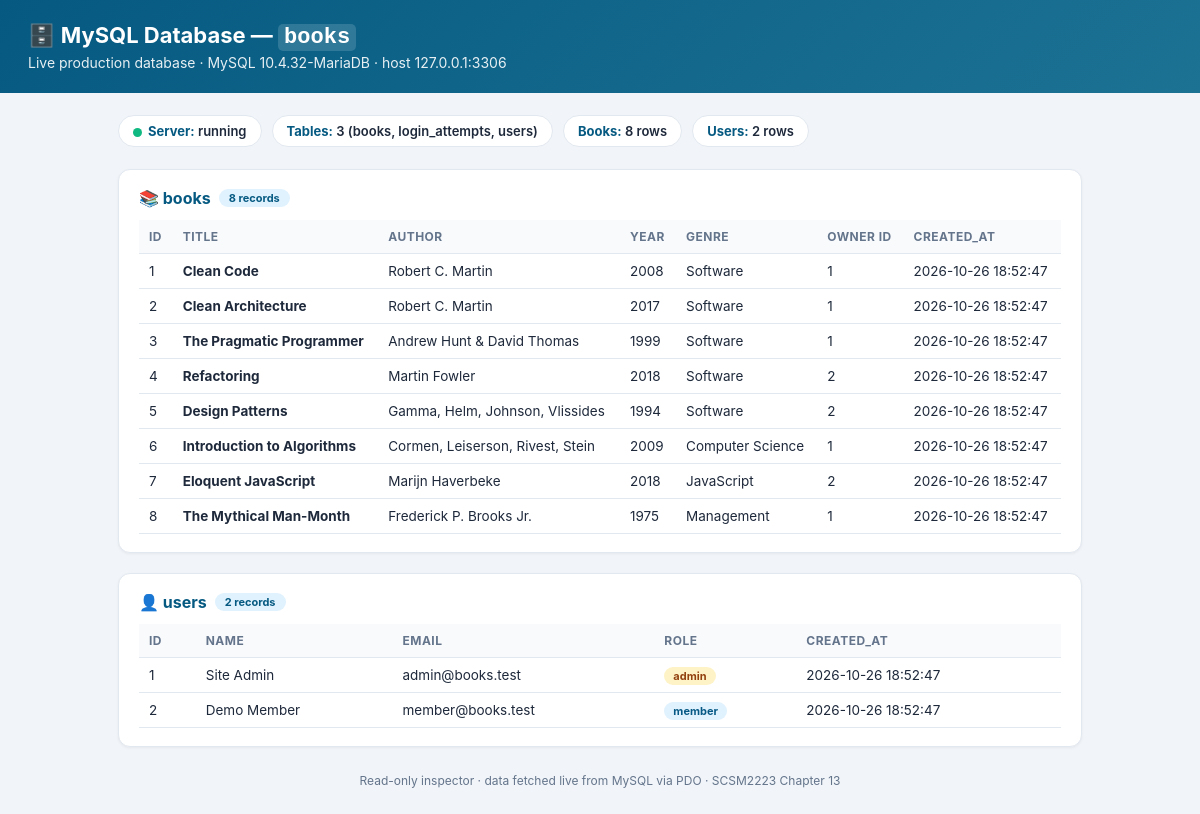
Page /dbview.php on the committed database.
### tables this page shows
CREATE TABLE `books` (
    `id`         INT UNSIGNED NOT NULL AUTO_INCREMENT,
    `title`      VARCHAR(200) NOT NULL,
    `author`     VARCHAR(120) NOT NULL,
    `year`       SMALLINT NOT NULL,
    `genre`      VARCHAR(80) DEFAULT NULL,
    `created_by` INT UNSIGNED DEFAULT NULL,
    `created_at` DATETIME NOT NULL DEFAULT CURRENT_TIMESTAMP,
    `updated_at` DATETIME DEFAULT NULL,
    PRIMARY KEY (`id`),
    KEY `idx_books_title`  (`title`),
    KEY `idx_books_author` (`author`),
    KEY `idx_books_owner`  (`created_by`),
    CONSTRAINT `fk_books_user`
        FOREIGN KEY (`created_by`) REFERENCES `users` (`id`)
        ON DELETE SET NULL ON UPDATE CASCADE
);

CREATE TABLE `users` (
    `id`            INT UNSIGNED NOT NULL AUTO_INCREMENT,
    `name`          VARCHAR(100) NOT NULL,
    `email`         VARCHAR(190) NOT NULL,
    `password_hash` VARCHAR(255) NOT NULL,
    `role`          ENUM('admin','member') NOT NULL DEFAULT 'member',
    `created_at`    DATETIME NOT NULL DEFAULT CURRENT_TIMESTAMP,
    PRIMARY KEY (`id`),
    UNIQUE KEY `uq_users_email` (`email`)
);

### public/dbview.php (the view, shortened to what this page needs)
<?php
$host = '127.0.0.1';
$port = '3306';
$db   = 'books';
try {
    $pdo = new PDO("mysql:host={$host};port={$port};dbname={$db};charset=utf8mb4", 'root', '', [
        PDO::ATTR_ERRMODE => PDO::ERRMODE_EXCEPTION,
        PDO::ATTR_DEFAULT_FETCH_MODE => PDO::FETCH_ASSOC,
    ]);
    $tables = $pdo->query('SHOW TABLES')->fetchAll(PDO::FETCH_COLUMN);
    $books  = $pdo->query('SELECT id, title, author, year, genre, created_by, created_at FROM books ORDER BY id')->fetchAll();
    $users  = $pdo->query('SELECT id, name, email, role, created_at FROM users ORDER BY id')->fetchAll();
    $serverVersion = $pdo->getAttribute(PDO::ATTR_SERVER_VERSION);
} catch (Throwable $e) {
    http_response_code(500);
    exit('DB error: ' . htmlspecialchars($e->getMessage()));
}
function h($v): string { return htmlspecialchars((string)$v, ENT_QUOTES); }
?>
<!doctype html>
<html lang="en">
<head>
</head>
<body>
<header>
  <h1>🗄️ MySQL Database — <code style="color:#fff;background:rgba(255,255,255,.15)">books</code></h1>
  <div class="sub">Live production database · MySQL <?= h($serverVersion) ?> · host 127.0.0.1:3306</div>
</header>
<div class="wrap">
  <div class="badges">
    <span class="badge"><span class="dot"></span><b>Server:</b> running</span>
    <span class="badge"><b>Tables:</b> <?= count($tables) ?> (<?= h(implode(', ', $tables)) ?>)</span>
    <span class="badge"><b>Books:</b> <?= count($books) ?> rows</span>
    <span class="badge"><b>Users:</b> <?= count($users) ?> rows</span>
  </div>
  <div class="card">
    <h2>📚 books <span class="pill"><?= count($books) ?> records</span></h2>
    <table>
      <tr><th>id</th><th>title</th><th>author</th><th>year</th><th>genre</th><th>owner&nbsp;id</th><th>created_at</th></tr>
      <?php foreach ($books as $b): ?>
      <tr>
        <td><?= h($b['id']) ?></td>
        <td><strong><?= h($b['title']) ?></strong></td>
        <td><?= h($b['author']) ?></td>
        <td><?= h($b['year']) ?></td>
        <td><?= h($b['genre']) ?></td>
        <td><?= h($b['created_by']) ?></td>
        <td><?= h($b['created_at']) ?></td>
      </tr>
      <?php endforeach; ?>
    </table>
  </div>
  <div class="card">
    <h2>👤 users <span class="pill"><?= count($users) ?> records</span></h2>
    <table>
      <tr><th>id</th><th>name</th><th>email</th><th>role</th><th>created_at</th></tr>
      <?php foreach ($users as $u): ?>
      <tr>
        <td><?= h($u['id']) ?></td>
        <td><?= h($u['name']) ?></td>
        <td><?= h($u['email']) ?></td>
        <td><span class="tag <?= $u['role']==='admin'?'admin':'member' ?>"><?= h($u['role']) ?></span></td>
        <td><?= h($u['created_at']) ?></td>
      </tr>
      <?php endforeach; ?>
    </table>
  </div>
  <footer>Read-only inspector · data fetched live from MySQL via PDO · SCSM2223 Chapter 13</footer>
</div>
</body>
</html>

### public/dbview.php (style rules this page uses)
:root { --p:#065A82;--s:#1C7293;--bg:#0f172a;--card:#fff;--line:#e2e8f0;--muted:#64748b;--ok:#10B981; }
* { box-sizing:border-box }
body { margin:0;font-family:-apple-system,BlinkMacSystemFont,"Segoe UI",Roboto,sans-serif;background:#f1f5f9;color:#1e293b }
header { background:linear-gradient(135deg,var(--p),var(--s));color:#fff;padding:22px 28px }
header h1 { margin:0 0 4px;font-size:22px }
header .sub { opacity:.9;font-size:14px }
.wrap { max-width:1000px;margin:22px auto;padding:0 18px }
.badges { display:flex;gap:10px;flex-wrap:wrap;margin:14px 0 22px }
.badge { background:#fff;border:1px solid var(--line);border-radius:999px;padding:7px 14px;font-size:13px;font-weight:600 }
.badge b { color:var(--p) }
.dot { display:inline-block;width:9px;height:9px;border-radius:50%;background:var(--ok);margin-right:6px;vertical-align:middle }
.card { background:#fff;border:1px solid var(--line);border-radius:12px;padding:18px 20px;margin-bottom:20px;box-shadow:0 1px 3px rgba(0,0,0,.05) }
.card h2 { margin:0 0 12px;font-size:16px;color:var(--p);display:flex;align-items:center;gap:8px }
.pill { font-size:11px;background:#e0f2fe;color:var(--p);border-radius:999px;padding:2px 10px;font-weight:700 }
table { width:100%;border-collapse:collapse;font-size:13.5px }
th,td { text-align:left;padding:9px 10px;border-bottom:1px solid var(--line) }
th { background:#f8fafc;color:var(--muted);font-size:12px;text-transform:uppercase;letter-spacing:.04em }
.tag { font-size:11px;border-radius:999px;padding:2px 9px;font-weight:700 }
.admin { background:#fef3c7;color:#92400e }
.member { background:#e0f2fe;color:#075985 }
code { background:#f1f5f9;padding:1px 6px;border-radius:5px }
footer { color:var(--muted);font-size:12px;text-align:center;margin:26px 0 }

### rows in the picture
books: id "1", title "Clean Code", author "Robert C. Martin", year "2008", genre "Software", created_by "1", created_at "2026-10-26 18:52:47"
books: id "2", title "Clean Architecture", author "Robert C. Martin", year "2017", genre "Software", created_by "1", created_at "2026-10-26 18:52:47"
books: id "3", title "The Pragmatic Programmer", author "Andrew Hunt & David Thomas", year "1999", genre "Software", created_by "1", created_at "2026-10-26 18:52:47"
books: id "4", title "Refactoring", author "Martin Fowler", year "2018", genre "Software", created_by "2", created_at "2026-10-26 18:52:47"
books: id "5", title "Design Patterns", author "Gamma, Helm, Johnson, Vlissides", year "1994", genre "Software", created_by "2", created_at "2026-10-26 18:52:47"
books: id "6", title "Introduction to Algorithms", author "Cormen, Leiserson, Rivest, Stein", year "2009", genre "Computer Science", created_by "1", created_at "2026-10-26 18:52:47"
books: id "7", title "Eloquent JavaScript", author "Marijn Haverbeke", year "2018", genre "JavaScript", created_by "2", created_at "2026-10-26 18:52:47"
books: id "8", title "The Mythical Man-Month", author "Frederick P. Brooks Jr.", year "1975", genre "Management", created_by "1", created_at "2026-10-26 18:52:47"
users: id "1", name "Site Admin", email "admin@books.test", role "admin", created_at "2026-10-26 18:52:47"
users: id "2", name "Demo Member", email "member@books.test", role "member", created_at "2026-10-26 18:52:47"

### other values in the picture
$serverVersion "10.4.32-MariaDB"
count($tables) "3"
implode(', ', $tables) "books, login_attempts, users"
count($books) "8"
count($users) "2"
